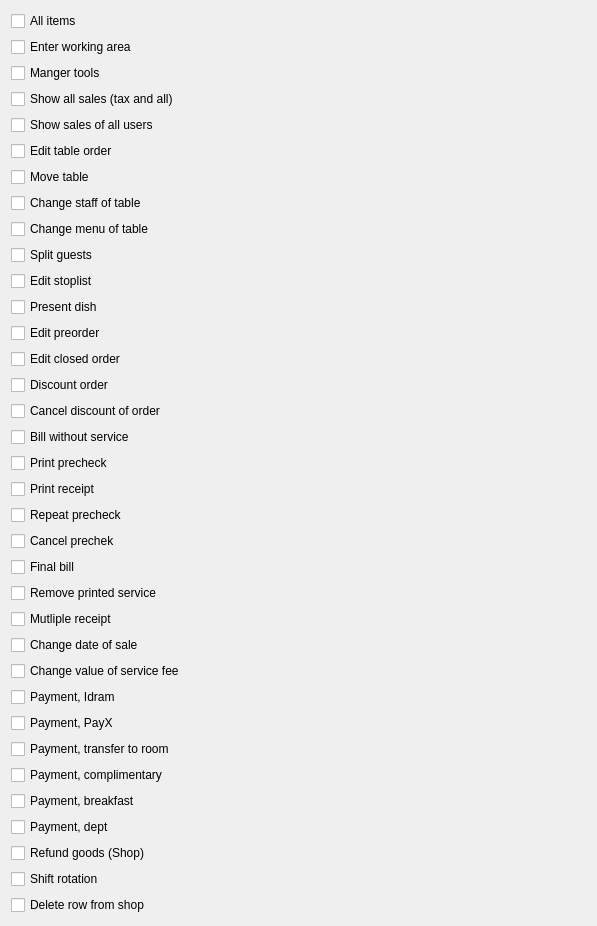
         <widget class="QWidget" name="scrollAreaWidgetContents">
          <property name="geometry">
           <rect>
            <x>0</x>
            <y>0</y>
            <width>597</width>
            <height>817</height>
           </rect>
          </property>
          <layout class="QVBoxLayout" name="verticalLayout_4">
           <item>
            <widget class="C5CheckBox" name="chWaiterAllItems">
             <property name="text">
              <string>All items</string>
             </property>
             <property name="Tag" stdset="0">
              <number>500</number>
             </property>
            </widget>
           </item>
           <item>
            <widget class="C5CheckBox" name="checkBox_77">
             <property name="text">
              <string>Enter working area</string>
             </property>
             <property name="Tag" stdset="0">
              <number>515</number>
             </property>
            </widget>
           </item>
           <item>
            <widget class="C5CheckBox" name="checkBox_89">
             <property name="text">
              <string>Manger tools</string>
             </property>
             <property name="Tag" stdset="0">
              <number>528</number>
             </property>
            </widget>
           </item>
           <item>
            <widget class="C5CheckBox" name="checkBox_97">
             <property name="text">
              <string>Show all sales (tax and all)</string>
             </property>
             <property name="Tag" stdset="0">
              <number>536</number>
             </property>
            </widget>
           </item>
           <item>
            <widget class="C5CheckBox" name="checkBox_106">
             <property name="text">
              <string>Show sales of all users</string>
             </property>
             <property name="Tag" stdset="0">
              <number>539</number>
             </property>
            </widget>
           </item>
           <item>
            <widget class="C5CheckBox" name="checkBox_78">
             <property name="text">
              <string>Edit table order</string>
             </property>
             <property name="Tag" stdset="0">
              <number>526</number>
             </property>
            </widget>
           </item>
           <item>
            <widget class="C5CheckBox" name="checkBox_91">
             <property name="text">
              <string>Move table</string>
             </property>
             <property name="Tag" stdset="0">
              <number>514</number>
             </property>
            </widget>
           </item>
           <item>
            <widget class="C5CheckBox" name="checkBox_79">
             <property name="text">
              <string>Change staff of table</string>
             </property>
             <property name="Tag" stdset="0">
              <number>516</number>
             </property>
            </widget>
           </item>
           <item>
            <widget class="C5CheckBox" name="checkBox_80">
             <property name="text">
              <string>Change menu of table</string>
             </property>
             <property name="Tag" stdset="0">
              <number>517</number>
             </property>
            </widget>
           </item>
           <item>
            <widget class="C5CheckBox" name="checkBox_179">
             <property name="text">
              <string>Split guests</string>
             </property>
             <property name="Tag" stdset="0">
              <number>527</number>
             </property>
            </widget>
           </item>
           <item>
            <widget class="C5CheckBox" name="checkBox_81">
             <property name="text">
              <string>Edit stoplist</string>
             </property>
             <property name="Tag" stdset="0">
              <number>518</number>
             </property>
            </widget>
           </item>
           <item>
            <widget class="C5CheckBox" name="checkBox_95">
             <property name="text">
              <string>Present dish</string>
             </property>
             <property name="Tag" stdset="0">
              <number>534</number>
             </property>
            </widget>
           </item>
           <item>
            <widget class="C5CheckBox" name="checkBox_87">
             <property name="text">
              <string>Edit preorder</string>
             </property>
             <property name="Tag" stdset="0">
              <number>519</number>
             </property>
            </widget>
           </item>
           <item>
            <widget class="C5CheckBox" name="checkBox_94">
             <property name="text">
              <string>Edit closed order</string>
             </property>
             <property name="Tag" stdset="0">
              <number>533</number>
             </property>
            </widget>
           </item>
           <item>
            <widget class="C5CheckBox" name="checkBox_82">
             <property name="text">
              <string>Discount order</string>
             </property>
             <property name="Tag" stdset="0">
              <number>520</number>
             </property>
            </widget>
           </item>
           <item>
            <widget class="C5CheckBox" name="checkBox_83">
             <property name="text">
              <string>Cancel discount of order</string>
             </property>
             <property name="Tag" stdset="0">
              <number>521</number>
             </property>
            </widget>
           </item>
           <item>
            <widget class="C5CheckBox" name="checkBox_93">
             <property name="text">
              <string>Bill without service</string>
             </property>
             <property name="Tag" stdset="0">
              <number>532</number>
             </property>
            </widget>
           </item>
           <item>
            <widget class="C5CheckBox" name="checkBox_84">
             <property name="text">
              <string>Print precheck</string>
             </property>
             <property name="Tag" stdset="0">
              <number>522</number>
             </property>
            </widget>
           </item>
           <item>
            <widget class="C5CheckBox" name="checkBox_90">
             <property name="text">
              <string>Print receipt</string>
             </property>
             <property name="Tag" stdset="0">
              <number>529</number>
             </property>
            </widget>
           </item>
           <item>
            <widget class="C5CheckBox" name="checkBox_85">
             <property name="text">
              <string>Repeat precheck</string>
             </property>
             <property name="Tag" stdset="0">
              <number>524</number>
             </property>
            </widget>
           </item>
           <item>
            <widget class="C5CheckBox" name="checkBox_86">
             <property name="text">
              <string>Cancel prechek</string>
             </property>
             <property name="Tag" stdset="0">
              <number>523</number>
             </property>
            </widget>
           </item>
           <item>
            <widget class="C5CheckBox" name="checkBox_88">
             <property name="text">
              <string>Final bill</string>
             </property>
             <property name="Tag" stdset="0">
              <number>525</number>
             </property>
            </widget>
           </item>
           <item>
            <widget class="C5CheckBox" name="checkBox_10">
             <property name="text">
              <string>Remove printed service</string>
             </property>
             <property name="Tag" stdset="0">
              <number>502</number>
             </property>
            </widget>
           </item>
           <item>
            <widget class="C5CheckBox" name="checkBox_9">
             <property name="text">
              <string>Mutliple receipt</string>
             </property>
             <property name="Tag" stdset="0">
              <number>501</number>
             </property>
            </widget>
           </item>
           <item>
            <widget class="C5CheckBox" name="checkBox_92">
             <property name="text">
              <string>Change date of sale</string>
             </property>
             <property name="Tag" stdset="0">
              <number>531</number>
             </property>
            </widget>
           </item>
           <item>
            <widget class="C5CheckBox" name="checkBox_39">
             <property name="text">
              <string>Change value of service fee</string>
             </property>
             <property name="Tag" stdset="0">
              <number>503</number>
             </property>
            </widget>
           </item>
           <item>
            <widget class="C5CheckBox" name="checkBox_102">
             <property name="text">
              <string>Payment, Idram</string>
             </property>
             <property name="Tag" stdset="0">
              <number>537</number>
             </property>
            </widget>
           </item>
           <item>
            <widget class="C5CheckBox" name="checkBox_103">
             <property name="text">
              <string>Payment, PayX</string>
             </property>
             <property name="Tag" stdset="0">
              <number>538</number>
             </property>
            </widget>
           </item>
           <item>
            <widget class="C5CheckBox" name="checkBox_41">
             <property name="text">
              <string>Payment, transfer to room</string>
             </property>
             <property name="Tag" stdset="0">
              <number>504</number>
             </property>
            </widget>
           </item>
           <item>
            <widget class="C5CheckBox" name="checkBox_42">
             <property name="text">
              <string>Payment, complimentary</string>
             </property>
             <property name="Tag" stdset="0">
              <number>505</number>
             </property>
            </widget>
           </item>
           <item>
            <widget class="C5CheckBox" name="checkBox_43">
             <property name="text">
              <string>Payment, breakfast</string>
             </property>
             <property name="Tag" stdset="0">
              <number>506</number>
             </property>
            </widget>
           </item>
           <item>
            <widget class="C5CheckBox" name="checkBox_44">
             <property name="text">
              <string>Payment, dept</string>
             </property>
             <property name="Tag" stdset="0">
              <number>507</number>
             </property>
            </widget>
           </item>
           <item>
            <widget class="C5CheckBox" name="checkBox_54">
             <property name="text">
              <string>Refund goods (Shop)</string>
             </property>
             <property name="Tag" stdset="0">
              <number>508</number>
             </property>
            </widget>
           </item>
           <item>
            <widget class="C5CheckBox" name="checkBox_60">
             <property name="text">
              <string>Shift rotation</string>
             </property>
             <property name="Tag" stdset="0">
              <number>509</number>
             </property>
            </widget>
           </item>
           <item>
            <widget class="C5CheckBox" name="checkBox_74">
             <property name="text">
              <string>Delete row from shop</string>
             </property>
             <property name="Tag" stdset="0">
              <number>510</number>
             </property>
            </widget>
           </item>
          </layout>
         </widget>
